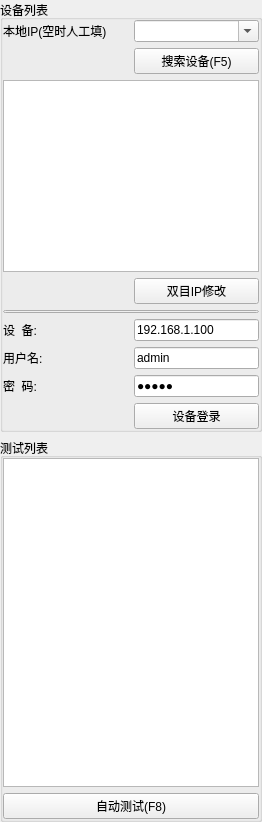
<?xml version="1.0" encoding="UTF-8"?>
<ui version="4.0">
 <class>W21DevAndTest</class>
 <widget class="QWidget" name="W21DevAndTest">
  <property name="geometry">
   <rect>
    <x>0</x>
    <y>0</y>
    <width>262</width>
    <height>822</height>
   </rect>
  </property>
  <property name="windowTitle">
   <string>Form</string>
  </property>
  <layout class="QVBoxLayout" name="verticalLayout_2">
   <property name="leftMargin">
    <number>0</number>
   </property>
   <property name="topMargin">
    <number>0</number>
   </property>
   <property name="rightMargin">
    <number>0</number>
   </property>
   <property name="bottomMargin">
    <number>0</number>
   </property>
   <item>
    <widget class="QGroupBox" name="groupBox">
     <property name="title">
      <string>设备列表</string>
     </property>
     <layout class="QGridLayout" name="gridLayout">
      <property name="leftMargin">
       <number>0</number>
      </property>
      <property name="topMargin">
       <number>0</number>
      </property>
      <property name="rightMargin">
       <number>0</number>
      </property>
      <property name="bottomMargin">
       <number>0</number>
      </property>
      <property name="spacing">
       <number>6</number>
      </property>
      <item row="1" column="0">
       <widget class="QLabel" name="label_4">
        <property name="text">
         <string>本地IP(空时人工填)</string>
        </property>
       </widget>
      </item>
      <item row="5" column="0" colspan="2">
       <widget class="QPushButton" name="pushButton_2">
        <property name="maximumSize">
         <size>
          <width>16777215</width>
          <height>3</height>
         </size>
        </property>
        <property name="text">
         <string/>
        </property>
       </widget>
      </item>
      <item row="7" column="0">
       <widget class="QLabel" name="label">
        <property name="text">
         <string>用户名:</string>
        </property>
       </widget>
      </item>
      <item row="1" column="1">
       <widget class="QComboBox" name="pLocalHostCBox">
        <property name="editable">
         <bool>true</bool>
        </property>
        <property name="currentIndex">
         <number>-1</number>
        </property>
       </widget>
      </item>
      <item row="8" column="0">
       <widget class="QLabel" name="label_2">
        <property name="text">
         <string>密  码:</string>
        </property>
       </widget>
      </item>
      <item row="2" column="0">
       <spacer name="horizontalSpacer">
        <property name="orientation">
         <enum>Qt::Horizontal</enum>
        </property>
        <property name="sizeHint" stdset="0">
         <size>
          <width>40</width>
          <height>20</height>
         </size>
        </property>
       </spacer>
      </item>
      <item row="4" column="1">
       <widget class="QPushButton" name="pExchangeIPBtn">
        <property name="text">
         <string>双目IP修改</string>
        </property>
       </widget>
      </item>
      <item row="2" column="1">
       <widget class="QPushButton" name="pSearchButton">
        <property name="text">
         <string>搜索设备(F5)</string>
        </property>
       </widget>
      </item>
      <item row="8" column="1">
       <widget class="QLineEdit" name="pPasswordEdit">
        <property name="text">
         <string>admin</string>
        </property>
        <property name="echoMode">
         <enum>QLineEdit::PasswordEchoOnEdit</enum>
        </property>
       </widget>
      </item>
      <item row="6" column="0">
       <widget class="QLabel" name="label_3">
        <property name="text">
         <string>设  备:</string>
        </property>
       </widget>
      </item>
      <item row="3" column="0" colspan="2">
       <widget class="QListWidget" name="pDevListWidget"/>
      </item>
      <item row="6" column="1">
       <widget class="QLineEdit" name="pDevHostEdit">
        <property name="text">
         <string>192.168.1.100</string>
        </property>
       </widget>
      </item>
      <item row="7" column="1">
       <widget class="QLineEdit" name="pUsernameEdit">
        <property name="text">
         <string>admin</string>
        </property>
       </widget>
      </item>
      <item row="4" column="0">
       <widget class="QLabel" name="lExchangeIPResult">
        <property name="text">
         <string/>
        </property>
       </widget>
      </item>
      <item row="9" column="1">
       <widget class="QPushButton" name="pLoginButton">
        <property name="text">
         <string>设备登录</string>
        </property>
       </widget>
      </item>
     </layout>
    </widget>
   </item>
   <item>
    <widget class="QGroupBox" name="groupBox_2">
     <property name="title">
      <string>测试列表</string>
     </property>
     <layout class="QVBoxLayout" name="verticalLayout">
      <property name="leftMargin">
       <number>0</number>
      </property>
      <property name="topMargin">
       <number>0</number>
      </property>
      <property name="rightMargin">
       <number>0</number>
      </property>
      <property name="bottomMargin">
       <number>0</number>
      </property>
      <item>
       <widget class="QListWidget" name="pTestListWidget"/>
      </item>
      <item>
       <widget class="QPushButton" name="pAutotestButton">
        <property name="text">
         <string>自动测试(F8)</string>
        </property>
       </widget>
      </item>
     </layout>
    </widget>
   </item>
  </layout>
 </widget>
 <resources/>
 <connections/>
</ui>
